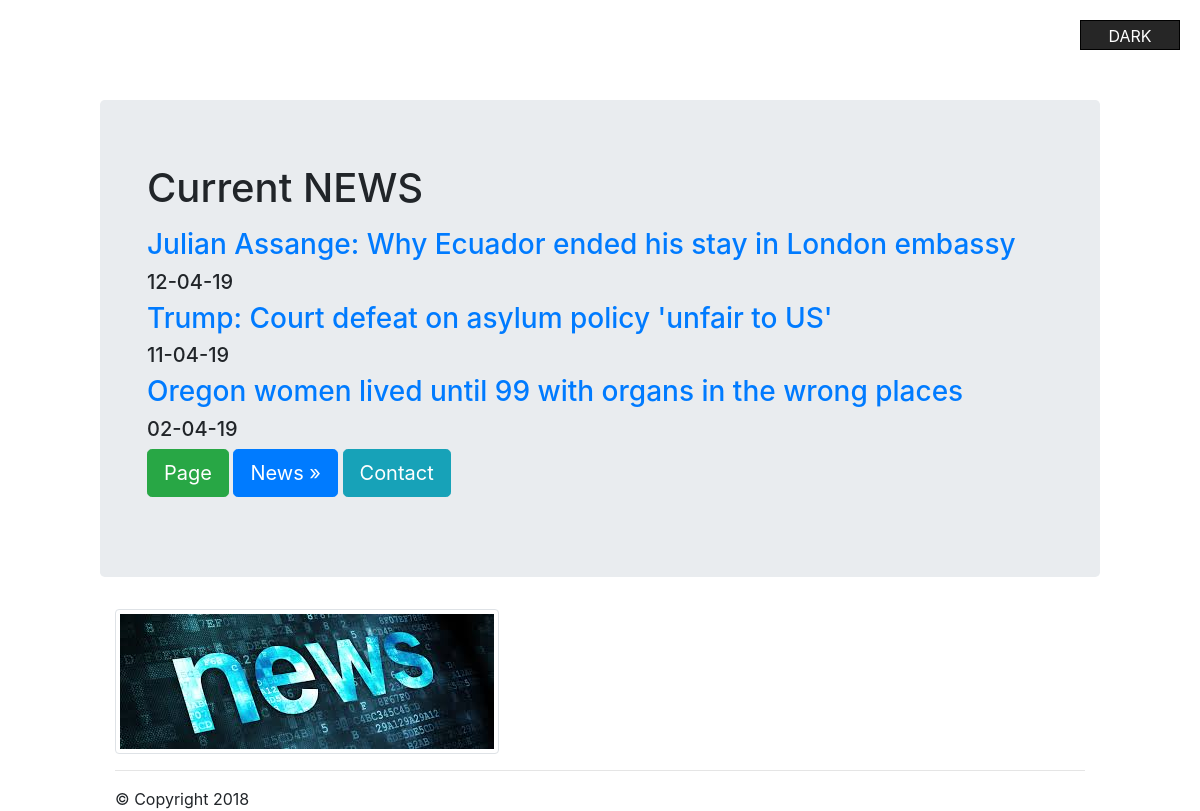
The page /news/ on the database as committed earlier.
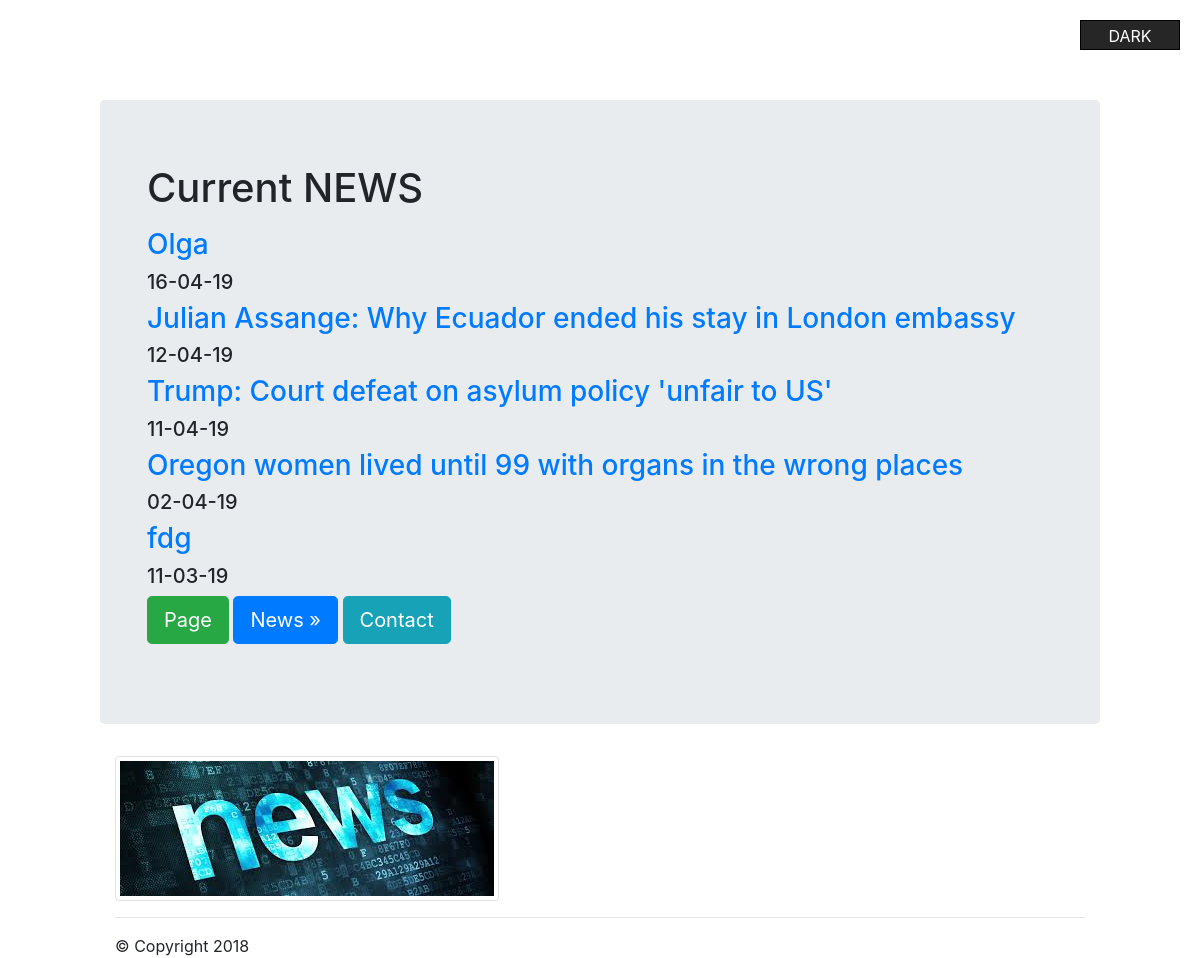
The same page on the database as committed later.
### news/models.py (models this page shows)
class Articles(models.Model):
    title = models.CharField(max_length=120)
    post = models.TextField()
    date = models.DateTimeField()
    image = models.ImageField(upload_to='images', blank=True)

### news/templates/news/posts.html
{%  extends "mainApp/wrapper.html" %}
{%  block content %}
{% for post in object_list %}
<a href="/news/{{post.id}}"><h3>{{post.title}}</h3></a>
<h5>{{post.date|date:"d-m-y"}}</h5>
{% endfor %}
{%  endblock  %}

Rows that differ between the two databases and show on the page:
added Articles: title "Olga", date "16-04-19"
added Articles: title "fdg", date "11-03-19"
